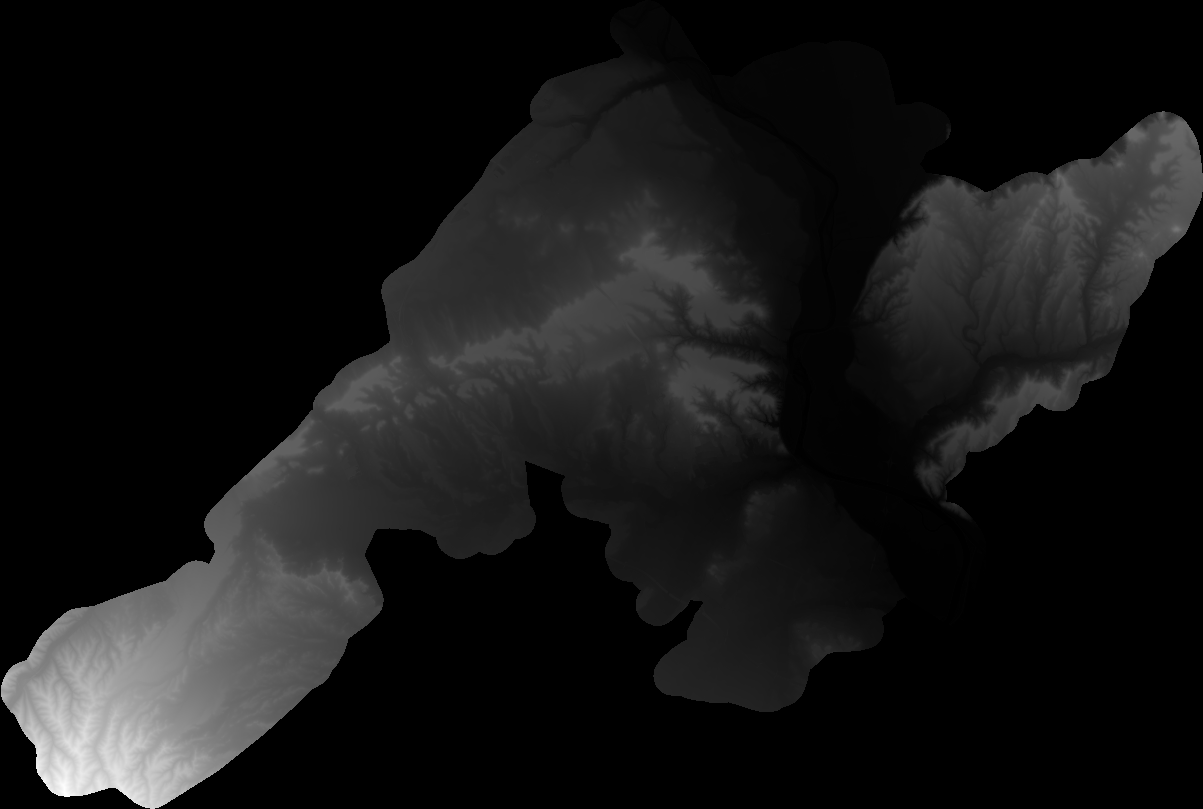
#> input picture source_data/AOI/DEM_AOI.tif, 1203 x 809 px, found by its file name
$ python run_analysis.py
#> lines starting #> are read from the running program, lines starting #| are printed output that depends on the picture; after the words box and inside, x2 and y2 are one past the last pixel; in counts of white or black regions, pixels touching at a corner belong together
### code_package/code/geomtools.py
"""
Minimal geometry / rasterization helpers built on numpy + scikit-image,
substituting for rasterio.features.rasterize / gdal_rasterize which are
not available in this container (no GDAL/rasterio/geopandas/shapely).
"""
import numpy as np
from skimage.draw import polygon as sk_polygon

def _signed_area(ring):
    x = ring[:, 0]; y = ring[:, 1]
    return 0.5 * np.sum(x[:-1]*y[1:] - x[1:]*y[:-1])

# [12 lines left out: function polygons_with_holes, not called in this run]

class Grid:
    """Simple affine raster grid: world (x,y) -> pixel (row, col).
    origin_x/origin_y = world coords of the top-left pixel corner.
    pixel_size in meters (assumes north-up, square pixels)."""
    def __init__(self, origin_x, origin_y, pixel_size, n_rows, n_cols):
        self.ox, self.oy, self.px = origin_x, origin_y, pixel_size
        self.n_rows, self.n_cols = n_rows, n_cols

    # [4 lines left out: function world_to_pixel, not called in this run]

    def bounds(self):
        return (self.ox, self.oy - self.n_rows*self.px,
                self.ox + self.n_cols*self.px, self.oy)


# [58 lines left out: functions rasterize_features, euclid_buffer_mask, not called in this run]

### code_package/code/miniogr.py
"""
Minimal pure-Python ESRI Shapefile (.shp/.dbf) reader.
No GDAL/OGR/pyshp/fiona/geopandas dependency - built for this environment.
Supports Polygon / PolygonZ / PolygonM shape types (5, 15, 25) which is all
that is present in the dataset used in this study.
"""
import struct
import numpy as np

SHAPE_POLYGON = 5
SHAPE_POLYGONZ = 15
SHAPE_POLYGONM = 25

def _read_dbf(path):
    with open(path, 'rb') as f:
        data = f.read()
    n_records = struct.unpack('<i', data[4:8])[0]
    header_len = struct.unpack('<h', data[8:10])[0]
    record_len = struct.unpack('<h', data[10:12])[0]
    # field descriptors start at byte 32, each 32 bytes, terminated by 0x0D
    fields = []
    pos = 32
    while data[pos:pos+1] != b'\x0d':
        name = data[pos:pos+11].split(b'\x00')[0].decode('latin-1')
        ftype = chr(data[pos+11])
        flen = data[pos+16]
        fields.append((name, ftype, flen))
        pos += 32
    records = []
    rec_start = header_len
    for i in range(n_records):
        rec = data[rec_start:rec_start+record_len]
        rec_start += record_len
        if rec[0:1] == b'*':  # deleted record
            records.append(None)
            continue
        offset = 1
        row = {}
        for name, ftype, flen in fields:
            raw = rec[offset:offset+flen]
            offset += flen
            val = raw.decode('latin-1', errors='replace').strip()
            if ftype in ('N', 'F') and val not in ('',):
                try:
                    val = float(val) if ('.' in val) else int(val)
                except ValueError:
                    pass
            row[name] = val
        records.append(row)
    return records, fields

def _signed_area(ring):
    x = ring[:, 0]; y = ring[:, 1]
    return 0.5 * np.sum(x[:-1]*y[1:] - x[1:]*y[:-1])

def read_shapefile(shp_path, dbf_path=None):
    """Returns list of dicts: {'attrs':{...}, 'rings':[ring_xy_array,...]}
    rings are raw rings straight from the file (exterior CW / holes CCW,
    per ESRI convention). Grouping into polygons-with-holes is done by
    the caller (see geomtools.polygons_with_holes)."""
    if dbf_path is None:
        dbf_path = shp_path[:-4] + '.dbf'
    attr_records, fields = _read_dbf(dbf_path)

    with open(shp_path, 'rb') as f:
        buf = f.read()
    file_len_words = struct.unpack('>i', buf[24:28])[0]
    file_len = file_len_words * 2
    shape_type = struct.unpack('<i', buf[32:36])[0]
    assert shape_type in (SHAPE_POLYGON, SHAPE_POLYGONZ, SHAPE_POLYGONM), \
        f"unsupported shape type {shape_type} in {shp_path}"

    pos = 100
    idx = 0
    out = []
    while pos < file_len:
        rec_num, content_len_words = struct.unpack('>ii', buf[pos:pos+8])
        pos += 8
        content_len = content_len_words * 2
        content = buf[pos:pos+content_len]
        pos += content_len
        st = struct.unpack('<i', content[0:4])[0]
        rings = []
        if st != 0:  # not null shape
            num_parts, num_points = struct.unpack('<ii', content[36:44])
            parts = np.frombuffer(content[44:44+4*num_parts], dtype='<i4')
            pts_start = 44 + 4*num_parts
            pts = np.frombuffer(content[pts_start:pts_start+16*num_points], dtype='<f8')
            pts = pts.reshape(-1, 2)
            parts = list(parts) + [num_points]
            for i in range(num_parts):
                ring = pts[parts[i]:parts[i+1]]
                if len(ring) >= 3:
                    rings.append(ring)
        attrs = attr_records[idx] if idx < len(attr_records) else {}
        out.append({'attrs': attrs, 'rings': rings})
        idx += 1
    return out

### code_package/code/run_analysis.py
import sys, os, json, time
sys.path.insert(0, os.path.dirname(__file__))
import numpy as np
from PIL import Image
from miniogr import read_shapefile
from geomtools import Grid, rasterize_features, euclid_buffer_mask, polygons_with_holes
from muniextract import extract_municipality
from proj_utm import lonlat_to_utm30n

DATA = '/home/claude/data'
OUT = '/home/claude/work/out'
os.makedirs(OUT, exist_ok=True)

t_start = time.time()
def log(msg):
    print(f'[{time.time()-t_start:7.1f}s] {msg}')

# ---------------------------------------------------------------
# 1. Reference grid from DEM_AOI.tif (already clipped to the 500 m AOI)
# ---------------------------------------------------------------
dem_img = Image.open(f'{DATA}/AOI/DEM_AOI.tif')
#> dem_img is the input picture: PIL image 1203x809 F; 55.93% of the values are NaN or infinite; the others: min 247, max 767.1, mean 346.4
dem = np.array(dem_img).astype(np.float32)
n_rows, n_cols = dem.shape
#> n_rows = 809; n_cols = 1203
PIXEL = 25.0
ORIGIN_X, ORIGIN_Y = 595700.0, 4669375.0   # from GeoTIFF tiepoint / .tfw
grid = Grid(ORIGIN_X, ORIGIN_Y, PIXEL, n_rows, n_cols)
dem_nodata = np.isnan(dem)
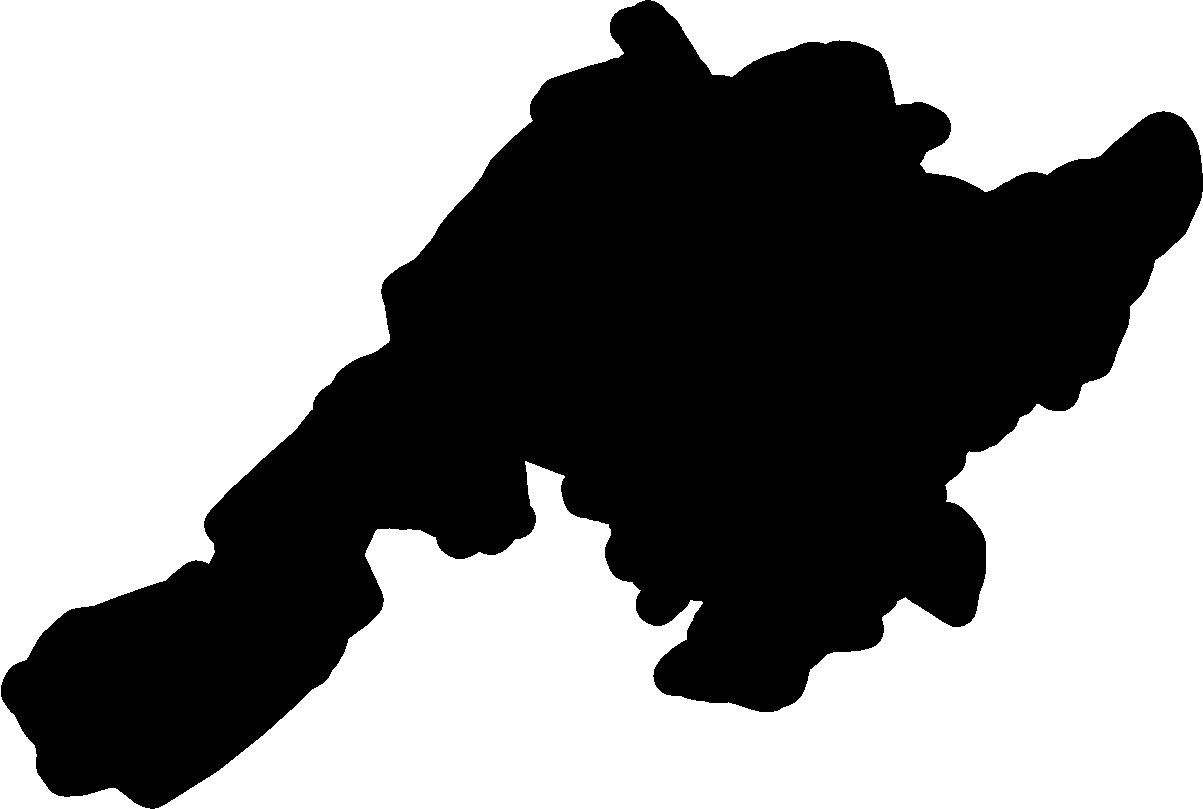
#> dem_nodata: shape (809, 1203) bool; 55.9% white; 1 black region, box (x1, y1, x2, y2) and area: (1, 0, 1203, 809) 428894
log(f'DEM grid: {n_rows} x {n_cols} px @ {PIXEL} m  | elev range '
    f'{np.nanmin(dem):.1f}-{np.nanmax(dem):.1f} m | bounds {grid.bounds()}')

# ---------------------------------------------------------------
# 2. Slope (%) and 3-class reclass  (Table 1, criterion 1)
# ---------------------------------------------------------------
dem_filled = np.where(dem_nodata, np.nan, dem)
dzdy, dzdx = np.gradient(dem_filled, PIXEL, PIXEL)
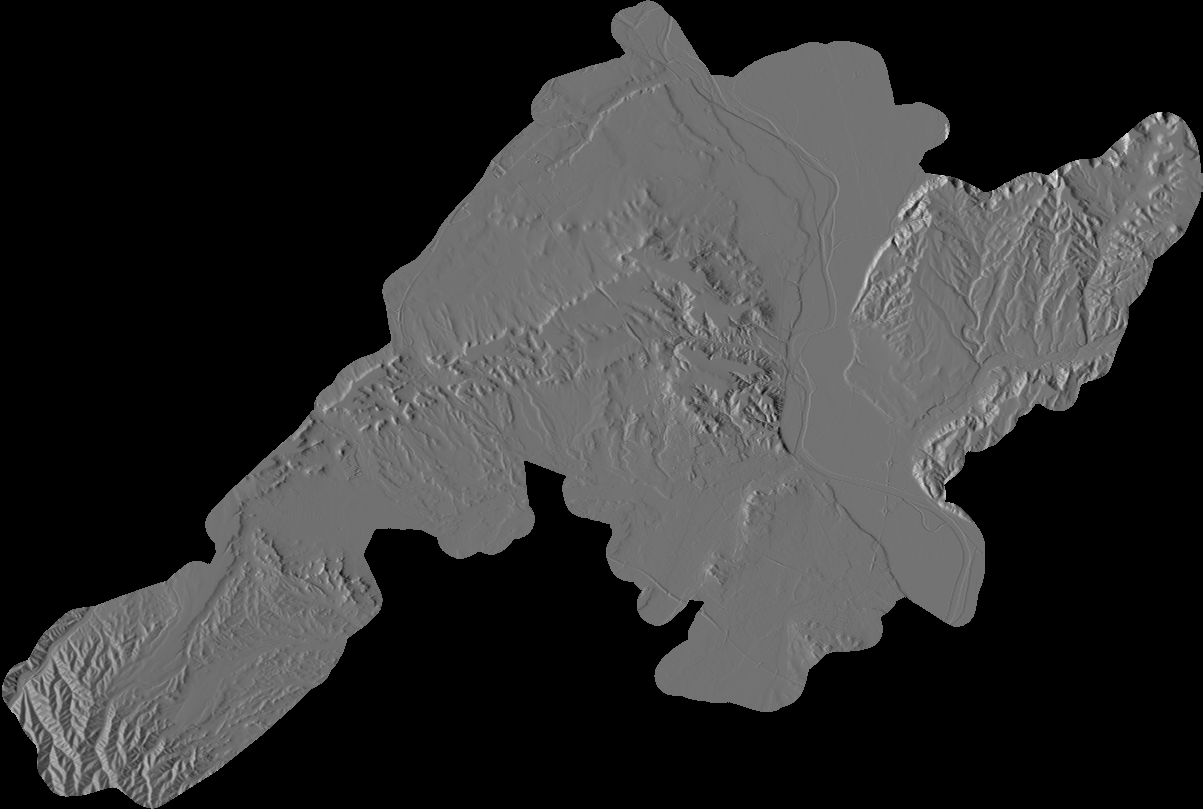
#> dzdx: shape (809, 1203) float32; 56.2% of the values are NaN or infinite; the others: min -0.787, max 0.953, mean -0.00537; drawn with min black, max white, NaN and infinite black
slope_pct = 100.0 * np.sqrt(dzdx**2 + dzdy**2)
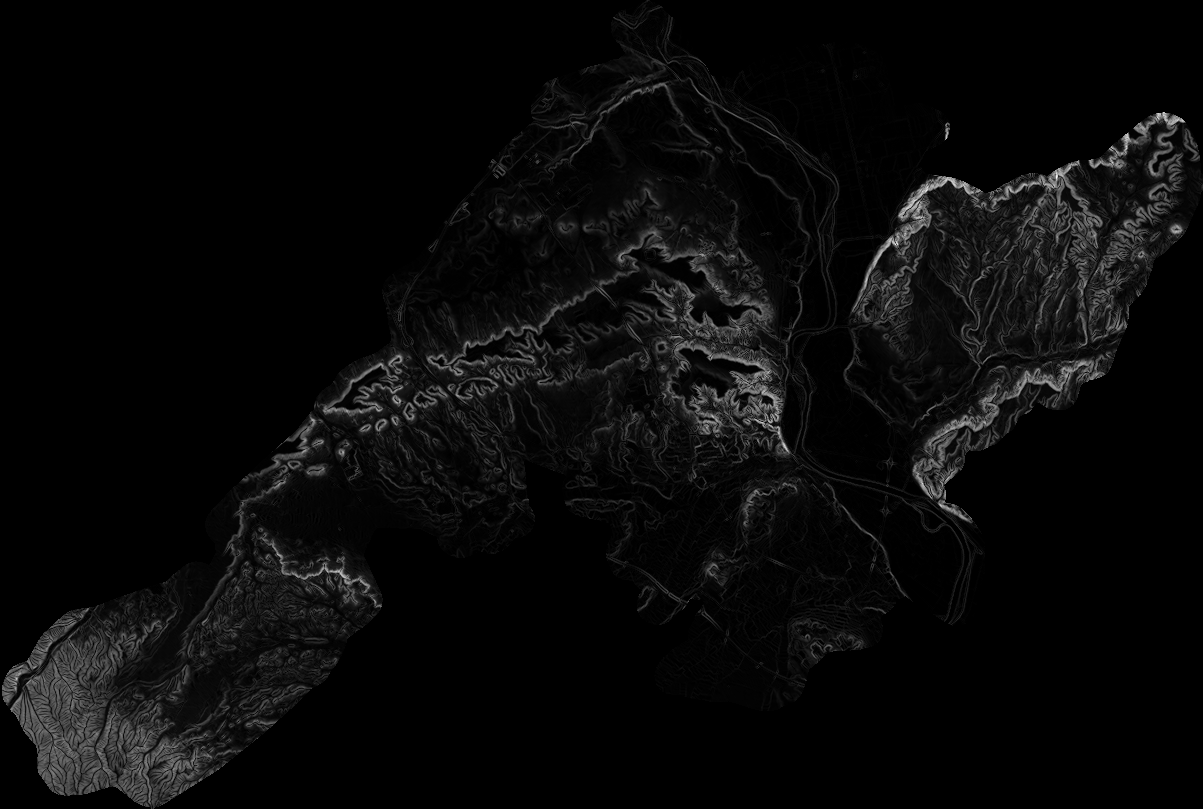
#> slope_pct: shape (809, 1203) float32; 56.31% of the values are NaN or infinite; the others: min 0, max 96.31, mean 8.09; drawn with min black, max white, NaN and infinite black
slope_class = np.full((n_rows, n_cols), np.nan)
slope_class = np.where(slope_pct < 10, 2, np.where(slope_pct < 15, 1, 0)).astype(np.float32)
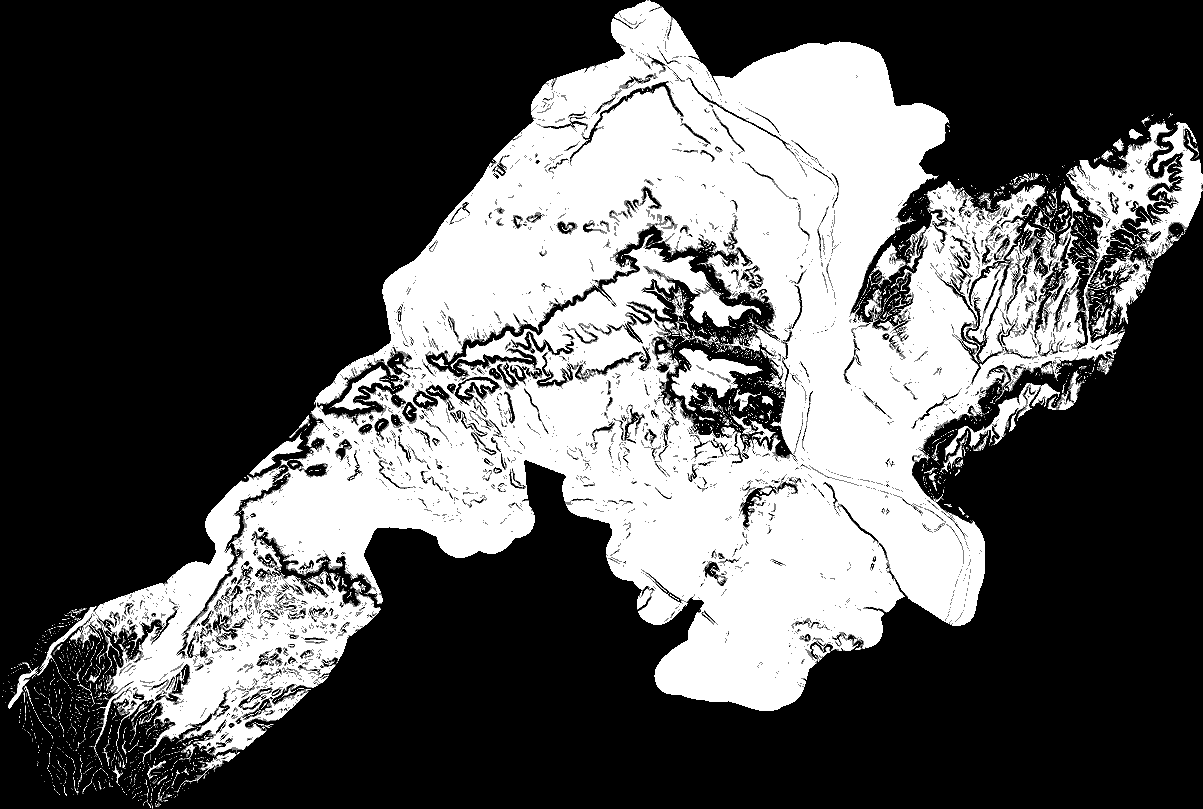
#> slope_class: shape (809, 1203) float32; min 0, max 2, mean 0.688; drawn with min black and max white
slope_class[dem_nodata] = np.nan
log(f'Slope computed. % suitable(<10%)={100*np.nanmean(slope_class[~dem_nodata]==2):.1f}% '
    f'limited={100*np.nanmean(slope_class[~dem_nodata]==1):.1f}% '
    f'excluded={100*np.nanmean(slope_class[~dem_nodata]==0):.1f}%')

# ---------------------------------------------------------------
# 3. Soil / lithology suitability  (Table 1, criterion 2) -- Suit_Class already in attrs
# ---------------------------------------------------------------
lith_feats = read_shapefile(f'{DATA}/AOI/Lithology_AOI.shp')
#> (the run stopped early here; a loop or call above may not have finished)
